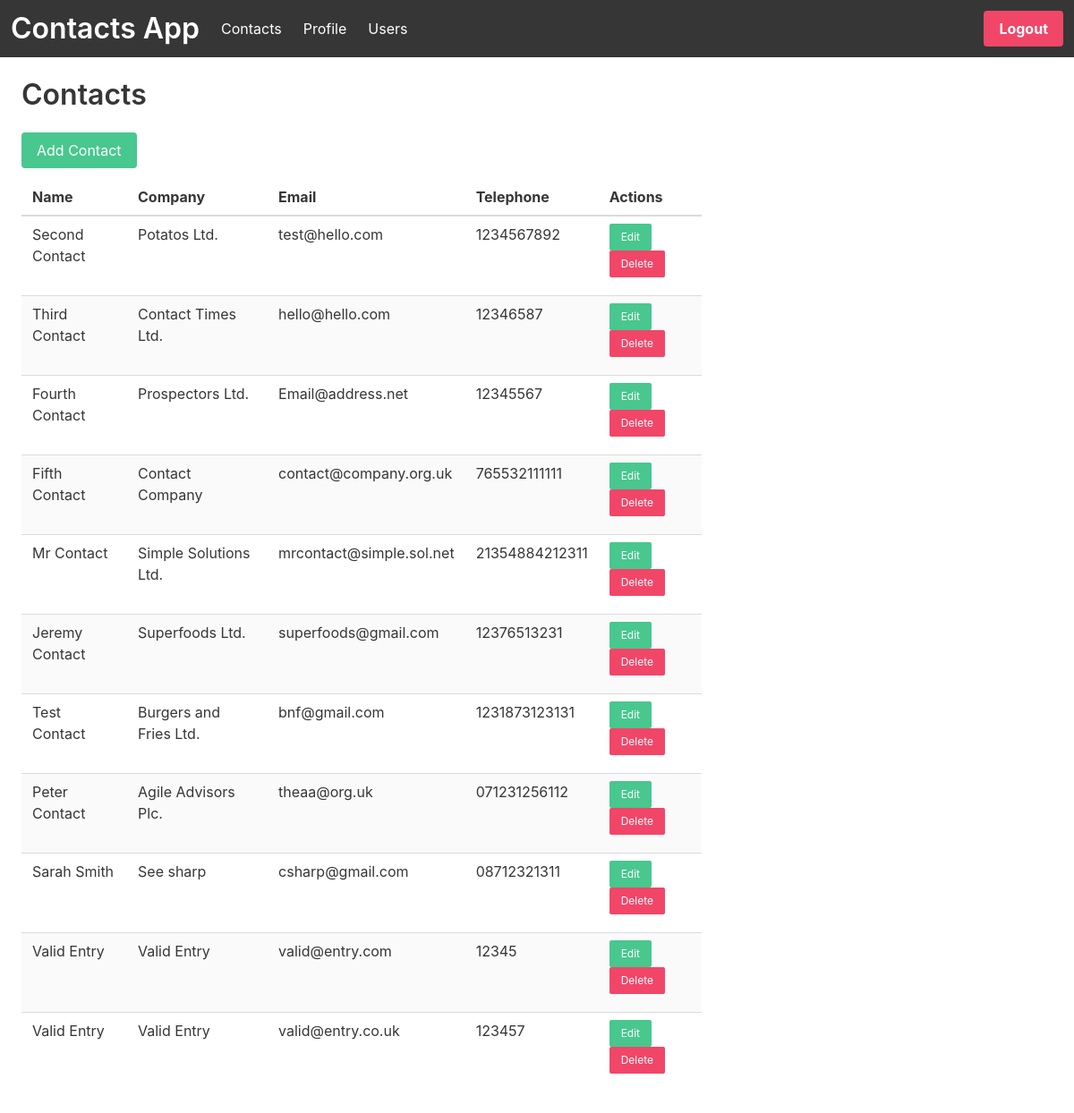
The app's page /contacts (signed in) with its own data.
### project/models.py (models this page shows)
class Contacts(db.Model):
    id = db.Column(db.Integer, primary_key=True)
    name = db.Column(db.String(100))
    company = db.Column(db.String(100))
    phoneNumber = db.Column(db.String(100))
    email = db.Column(db.String(100))

### project/main.py (the view)
@main.route('/contacts')
@login_required
def contacts():
    contacts = Contacts.query.all()
    contactsCount = len(contacts)
    return render_template('contacts.html', isAdmin=(current_user.userType == "Admin"), contacts=contacts, contactsCount=contactsCount)

### project/__init__.py (called while the page is built)
@login_manager.user_loader
def load_user(user_id):
    return User.query.get(int(user_id))

### project/templates/contacts.html (shortened to what this page needs)
{% extends "base.html" %}
{% block content %}
<div class="column is-8">
    <h3 class="title">Contacts</h3>
    <div class="pb-3">
        <a class="button is-success" href="{{ url_for('main.addcontact') }}">Add Contact</a>
    </div>
{% if contactsCount > 0 %}
<table class="table is-striped is-hoverable">
    <thead>
    <tr>
        <th>Name</th>
        <th>Company</th>
        <th>Email</th>
        <th>Telephone</th>
        <th>Actions</th>
    </tr>
    </thead>
    <tbody>
    {% for contact in contacts %}
    <tr>
        <td>{{contact.name|truncate(50, True)}}</td>
        <td>{{contact.company|truncate(50, True)}}</td>
        <td>{{contact.email|truncate(50, True)}}</td>
        <td>{{contact.phoneNumber|truncate(50, True)}}</td>
        <td>
            <div class="pb-3">
                <a class="button is-success is-small" href="{{ url_for('main.editcontact', contact_id=contact.id) }}">Edit</a>
                {% if isAdmin %}
                <a class="button is-danger is-small" href="{{ url_for('main.deletecontact', contact_id=contact.id)}}">Delete</a>
                {% endif %}
            </div>
        </td>
    </tr>
    {% endfor %}
    </tbody>
</table>
{% else %}
<p>No contacts found</p>
{% endif %}
</div>
{% endblock %}

### records on screen
Contacts: name "Second Contact", company "Potatos Ltd.", email "test@hello.com", phoneNumber "1234567892"
Contacts: name "Third Contact", company "Contact Times Ltd.", email "hello@hello.com", phoneNumber "12346587"
Contacts: name "Fourth Contact", company "Prospectors Ltd.", email "Email@address.net", phoneNumber "12345567"
Contacts: name "Fifth Contact", company "Contact Company", email "contact@company.org.uk", phoneNumber "765532111111"
Contacts: name "Mr Contact", company "Simple Solutions Ltd.", email "mrcontact@simple.sol.net", phoneNumber "21354884212311"
Contacts: name "Jeremy Contact", company "Superfoods Ltd.", email "superfoods@gmail.com", phoneNumber "12376513231"
Contacts: name "Test Contact", company "Burgers and Fries Ltd.", email "bnf@gmail.com", phoneNumber "1231873123131"
Contacts: name "Peter Contact", company "Agile Advisors Plc.", email "theaa@org.uk", phoneNumber "071231256112"
Contacts: name "Sarah Smith", company "See sharp", email "csharp@gmail.com", phoneNumber "08712321311"
Contacts: name "Valid Entry", company "Valid Entry", email "valid@entry.com", phoneNumber "12345"
Contacts: name "Valid Entry", company "Valid Entry", email "valid@entry.co.uk", phoneNumber "123457"
